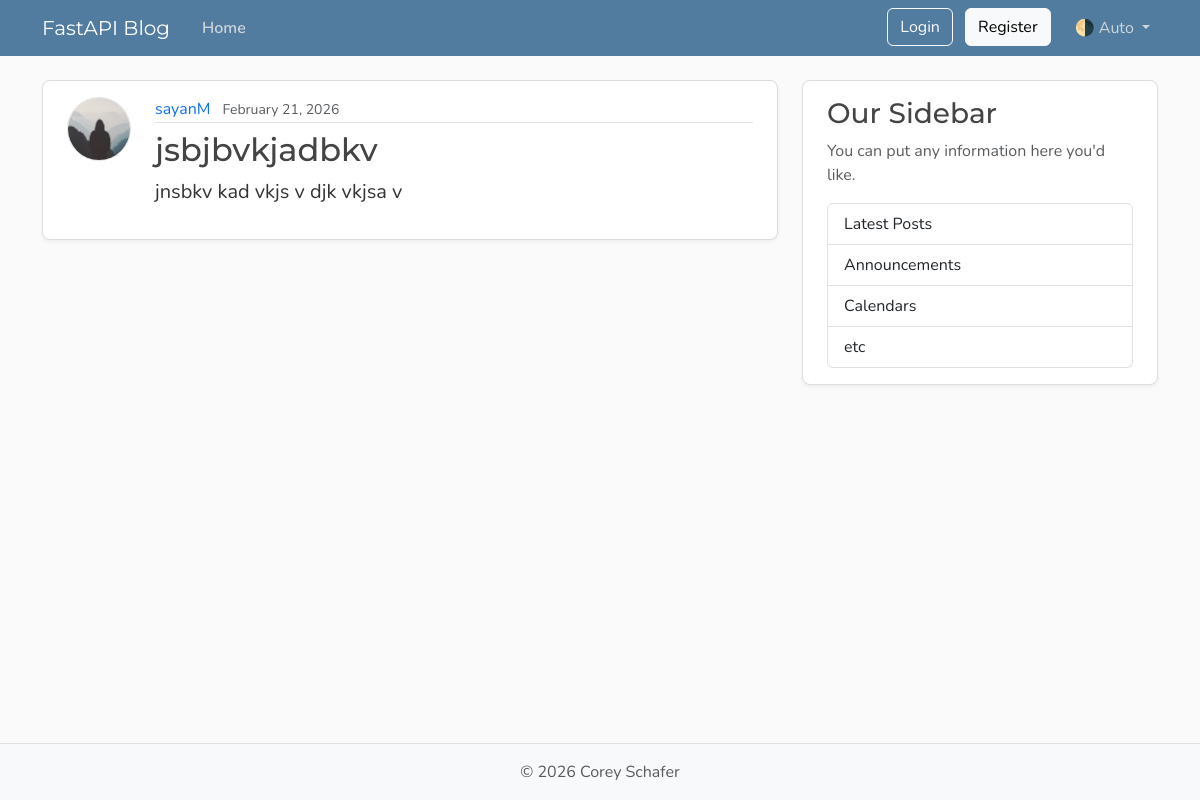
Before: /posts/1 with the older database file.
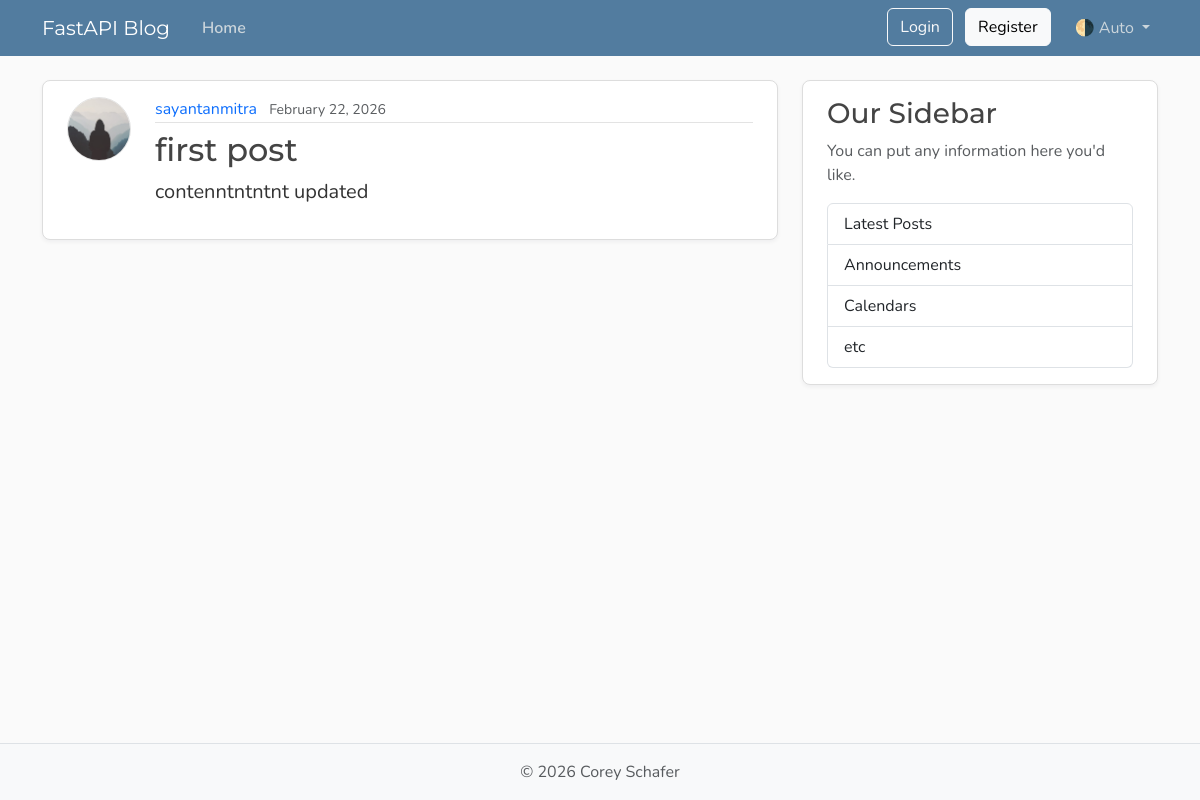
After: the same page with the newer database file.
### models.py (models this page shows, shortened)
class User(Base):
    __tablename__ = "users"
    id: Mapped[int] = mapped_column(Integer, primary_key=True, index=True)
    username: Mapped[str] = mapped_column(String(50), unique=True, nullable=False)
    email: Mapped[str] = mapped_column(String(120), unique=True, nullable=False)
    password_hash: Mapped[str] = mapped_column(String(200), nullable=False)
    image_file: Mapped[str | None] = mapped_column(
        String(200),
        nullable=True,
        default=None,
    )
    posts: Mapped[list[Post]] = relationship(
        back_populates="author",
        cascade="all, delete-orphan",
    )

class Post(Base):
    __tablename__ = "posts"
    id: Mapped[int] = mapped_column(Integer, primary_key=True, index=True)
    title: Mapped[str] = mapped_column(String(100), nullable=False)
    content: Mapped[str] = mapped_column(Text, nullable=False)
    user_id: Mapped[int] = mapped_column(
        ForeignKey("users.id"),
        nullable=False,
        index=True,
    )
    date_posted: Mapped[datetime] = mapped_column(
        DateTime(timezone=True),
        default=lambda: datetime.now(UTC),
    )
    author: Mapped[User] = relationship(back_populates="posts")

### main.py (the view)
@app.get("/posts/{post_id}", include_in_schema=False)
async def post_page(
    request: Request,
    post_id: int,
    db: Annotated[AsyncSession, Depends(get_db)],
):
    result = await db.execute(
        select(models.Post)
        .options(selectinload(models.Post.author))
        .where(models.Post.id == post_id),
    )
    post = result.scalars().first()
    if post:
        title = post.title[:50]
        return templates.TemplateResponse(
            request,
            "post.html",
            {"post": post, "title": title},
        )
    raise HTTPException(status_code=status.HTTP_404_NOT_FOUND, detail="Post not found")

### templates/post.html (shortened to what this page needs)
{% extends "layout.html" %}
{% block content %}
<article class="content-section py-3 px-4 mb-4" id="postData" data-post-id="{{ post.id }}"
  data-post-user-id="{{ post.user_id }}">
  <div class="d-flex align-items-start gap-4">
    <img class="rounded-circle article-img flex-shrink-0" src="{{ post.author.image_path }}"
      alt="{{ post.author.username }}'s profile picture" width="64" height="64" loading="lazy">
    <div class="flex-grow-1">
      <div class="article-metadata mb-2">
        <a class="me-2" href="{{ url_for('user_posts', user_id=post.author.id) }}">{{ post.author.username }}</a>
        <small class="text-body-secondary">{{ post.date_posted.strftime("%B %d, %Y") }}</small>
      </div>
      <h2 class="article-title">{{ post.title }}</h2>
      <p class="article-content">{{ post.content }}</p>
    </div>
  </div>
</article>
{% endblock content %}

Changed rows visible on the page:
changed User: author.username "sayanM" → "sayantanmitra"
changed Post: date_posted "February 21, 2026" → "February 22, 2026"; title "jsbjbvkjadbkv" → "first post"; content "jnsbkv kad vkjs v djk vkjsa v" → "contenntntntnt updated"
